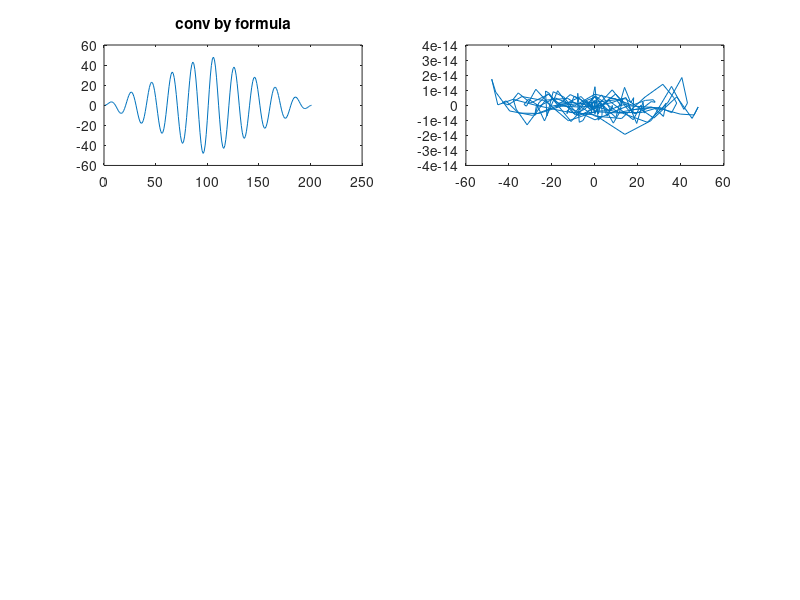

The MATLAB script that drew this image:
clc
clear all
close all
t= 0:0.01:1;
f=5;
s=sin(2*pi*f*t);
c= cos(2*pi*f*t);
n=length(s)+length(c)-1;
orig=conv(s,c);
subplot(3,2,1);
plot(orig);
title('conv by formula');
ffts=fft(s,n);
fftc=fft(c,n);
mult=ifft(fftc.*ffts);
subplot(3,2,2);
plot(mult);
